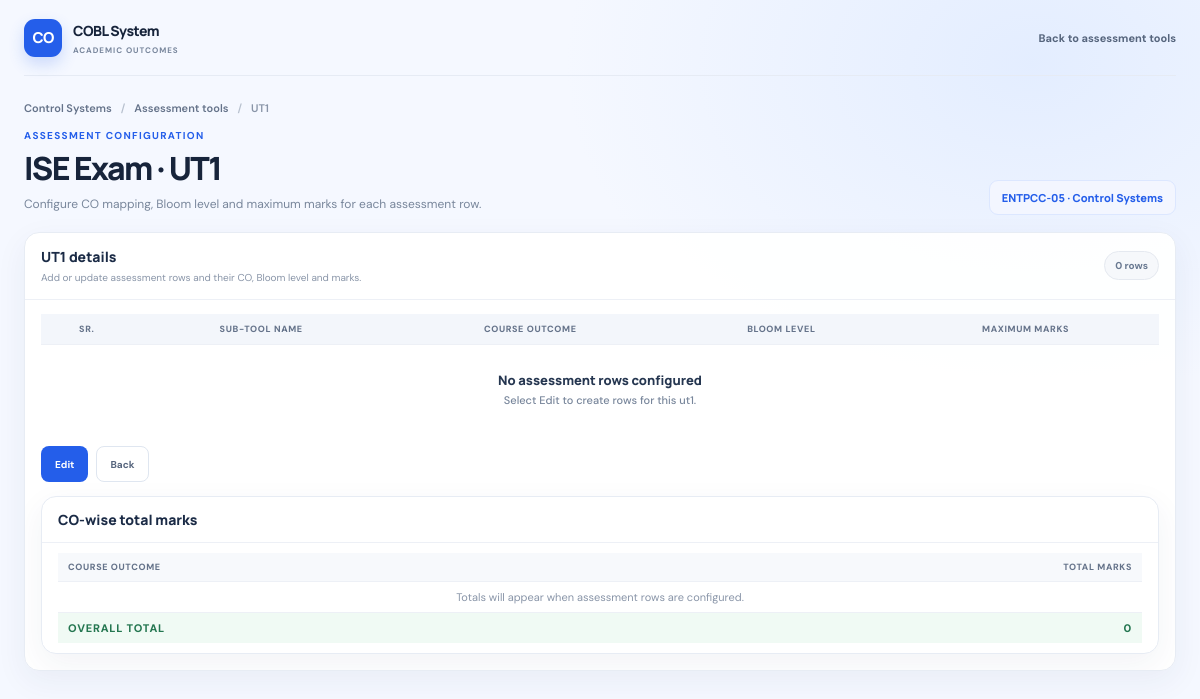
The page /tools/ica/1/ (signed in) on the database its author committed.
### accounts/models.py (models this page shows, shortened)
class Course(models.Model):
    academic_class = models.ForeignKey(
        AcademicClass,
        on_delete=models.CASCADE,
        related_name="courses"
    )
    course_code = models.CharField(max_length=20)
    course_name = models.CharField(max_length=100)
    faculty = models.ForeignKey(
        settings.AUTH_USER_MODEL,
        on_delete=models.SET_NULL,
        null=True,
        blank=True,
        limit_choices_to={"role__in": ["FACULTY", "HOD"]}
    )

class AssessmentTool(models.Model):
    course = models.ForeignKey(
        "Course",
        on_delete=models.CASCADE,
        related_name="assessment_tools"
    )
    main_tool = models.CharField(max_length=50)
    sub_tool = models.CharField(max_length=100)
    is_locked = models.BooleanField(default=False)
    created_at = models.DateTimeField(auto_now_add=True)
    class Meta:
        ordering = ["created_at"]

### accounts/views.py (the view, shortened to what this page needs)
@login_required
def ica_tool_detail(request, tool_id):
    tool = get_object_or_404(AssessmentTool, id=tool_id)
    course = tool.course
    cos = CourseOutcome.objects.filter(
        course=course
    ).order_by("co_number")
    details = IcaAssignmentExp.objects.filter(
        tool=tool
    ).order_by("sub_tool_no")
    return render(
        request,
        "tools/ica_detail.html",
        {
            "tool": tool,
            "course": course,
            "cos": cos,
            "details": details,
            "sub_tool_prefix": tool.sub_tool,
            "range_15": range(1, 16),
        }
    )

### accounts/templates/tools/ica_detail.html (shortened to what this page needs)
<!DOCTYPE html>
<html lang="en">
<head>
</head>
<body>
    <main class="page-shell">
        <header class="topbar">
            <a class="brand" href="{% url 'view_course' course.id %}" aria-label="COBL course dashboard">
                <span class="brand-mark" aria-hidden="true">CO</span>
                <span>
                    <span class="brand-name">COBL System</span>
                    <span class="brand-caption">Academic outcomes</span>
                </span>
            </a>
            <a class="back-link" href="{% url 'assessment_tool_page' course.id %}">Back to assessment tools</a>
        </header>
        <div class="page-content">
            <nav class="breadcrumb" aria-label="Breadcrumb">
                <a href="{% url 'view_course' course.id %}">{{ course.course_name }}</a>
                <span class="breadcrumb-separator" aria-hidden="true">/</span>
                <a href="{% url 'assessment_tool_page' course.id %}">Assessment tools</a>
                <span class="breadcrumb-separator" aria-hidden="true">/</span>
                <span>{{ tool.sub_tool }}</span>
            </nav>
            <section class="page-heading" aria-labelledby="page-title">
                <div>
                    <p class="eyebrow">Assessment configuration</p>
                    <h1 id="page-title">{{ tool.main_tool }} · {{ tool.sub_tool }}</h1>
                    <p class="page-description">Configure CO mapping, Bloom level and maximum marks for each assessment row.</p>
                </div>
                <span class="course-chip">{{ course.course_code }} · {{ course.course_name }}</span>
            </section>
            <section class="panel" aria-labelledby="detail-title">
                <div class="panel-header">
                    <div>
                        <h2 class="panel-title" id="detail-title">{{ tool.sub_tool }} details</h2>
                        <p class="panel-subtitle">Add or update assessment rows and their CO, Bloom level and marks.</p>
                    </div>
                    <span class="row-count-badge">{{ details|length }} row{{ details|length|pluralize }}</span>
                </div>
                <form method="post" class="detail-form">
                    <div class="table-wrap" role="region" aria-label="{{ tool.sub_tool }} detail rows" tabindex="0">
                        <table class="details-table" id="toolTable">
                            <thead>
                                <tr>
                                    <th scope="col">Sr.</th>
                                    <th scope="col">Sub-tool name</th>
                                    <th scope="col">Course outcome</th>
                                    <th scope="col">Bloom level</th>
                                    <th scope="col">Maximum marks</th>
                                </tr>
                            </thead>
                            <tbody>
                                {% for d in details %}
                                <tr>
                                    <td>{{ forloop.counter }}</td>
                                    <td>{{ sub_tool_prefix }} {{ d.sub_tool_no }}</td>
                                    <td>
                                        <select name="co_{{ d.sub_tool_no }}" disabled aria-label="Course outcome for row {{ d.sub_tool_no }}">
                                            {% for co in cos %}
                                            <option value="{{ co.id }}" {% if co == d.co %}selected{% endif %}>CO{{ co.co_number }}</option>
                                            {% endfor %}
                                        </select>
                                    </td>
                                    <td>
                                        <select name="bl_{{ d.sub_tool_no }}" disabled aria-label="Bloom level for row {{ d.sub_tool_no }}">
                                            {% for i in "123456"|make_list %}
                                            <option value="BL{{ i }}" {% if d.bl == "BL"|add:i %}selected{% endif %}>BL{{ i }}</option>
                                            {% endfor %}
                                        </select>
                                    </td>
                                    <td><input type="number" name="marks_{{ d.sub_tool_no }}" value="{{ d.marks }}" min="0" disabled aria-label="Maximum marks for row {{ d.sub_tool_no }}"></td>
                                    <td class="action-col">
                                        <button type="button" class="button button-danger" onclick="deleteRow(this)" aria-label="Delete row {{ d.sub_tool_no }}">Remove</button>
                                    </td>
                                </tr>
                                {% empty %}
                                <tr class="empty-row">
                                    <td colspan="6" class="empty-state">
                                        <strong>No assessment rows configured</strong>
                                        Select Edit to create rows for this {{ tool.sub_tool|lower }}.
                                    </td>
                                </tr>
                                {% endfor %}
                            </tbody>
                        </table>
                    </div>
                    <div class="form-actions">
                        <button type="button" class="button button-primary" id="editBtn" onclick="enableEdit()">Edit</button>
                        <a class="button button-secondary" href="{% url 'assessment_tool_page' course.id %}">Back</a>
                    </div>
                    <section class="totals-panel" aria-labelledby="totals-title">
                        <header class="totals-header">
                            <h2 id="totals-title">CO-wise total marks</h2>
                        </header>
                        <div class="totals-content">
                            <table class="totals-table">
                                <thead>
                                    <tr><th scope="col">Course outcome</th><th scope="col">Total marks</th></tr>
                                </thead>
                                <tbody id="coTotalsBody">
                                </tbody>
                                <tfoot>
                                    <tr><th scope="row">Overall total</th><th id="grandTotal">0</th></tr>
                                </tfoot>
                            </table>
                        </div>
                    </section>
                </form>
            </section>
        </div>
    </main>
</body>
</html>

### rows shown on the page
Course: course_name "Control Systems", course_code "ENTPCC-05"
AssessmentTool: sub_tool "UT1", main_tool "ISE Exam", sub_tool "ut1"

### other values the page prints
{{ details|length }} "0"
